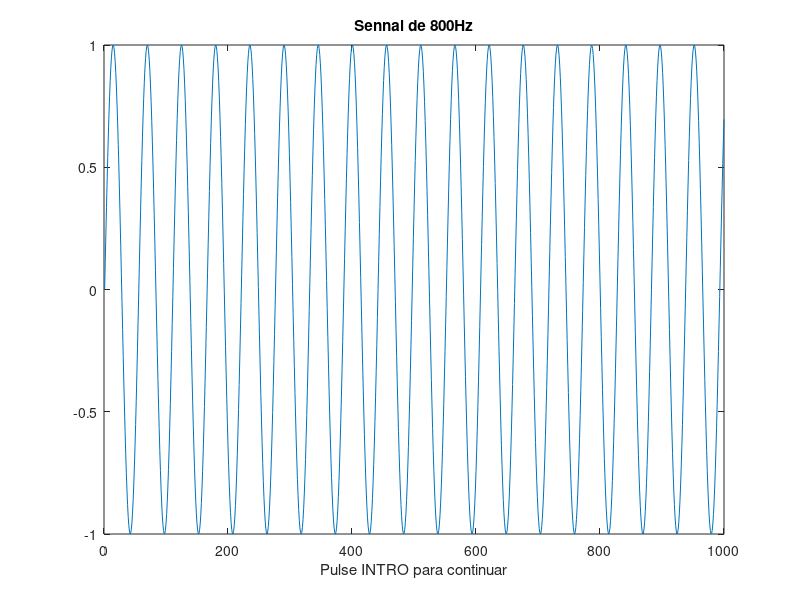

This figure's MATLAB source:
%%%%%     PERIODICIDAD %%%%%

clear all;
clc


fs = 44100;
t0=0:1/fs:2;

%for f=[100 400 440 600 800]
f=800;
x=sin(2*pi*f*t0);
f=figure;
plot(x(1:1000));
title('Sennal de 800Hz');
xlabel('Pulse INTRO para continuar');
soundsc(x,fs);
pause
close(f)
%end

eleccion=0;
